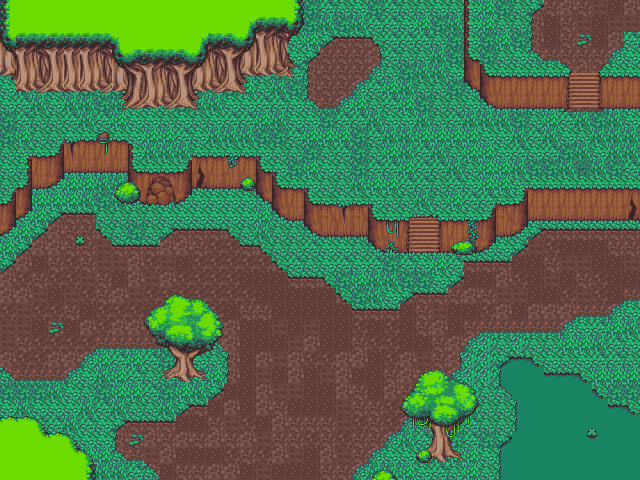

The image is a tile-based game level rendered from a .tmx file. Its description and source (layers, tilesets, objects; grid data summarised) follow:
An orthogonal 40x30 tile map with 16x16 px tiles, 6 tile layers (background, path, lagoon, trees, ...).

<map version="1.9" tiledversion="1.9.2" orientation="orthogonal" renderorder="right-down" width="40" height="30" tilewidth="16" tileheight="16" infinite="0" nextlayerid="7" nextobjectid="1">
 <tileset firstgid="1" source="tf_jungle_tileset.tsx" />
 <layer id="1" name="background" width="40" height="30" locked="1">
  <data>[1200 cells, 1200 non-empty, 72 distinct tile ids]</data>
 </layer>
 <layer id="5" name="path" width="40" height="30" locked="1">
  <data>[1200 cells, 388 non-empty, 16 distinct tile ids]</data>
 </layer>
 <layer id="4" name="lagoon" width="40" height="30" locked="1">
  <data>[1200 cells, 72 non-empty, 15 distinct tile ids]</data>
 </layer>
 <layer id="2" name="trees" width="40" height="30" locked="1">
  <data>[1200 cells, 194 non-empty, 93 distinct tile ids]</data>
 </layer>
 <layer id="3" name="bushes" width="40" height="30" locked="1">
  <data>[1200 cells, 17 non-empty, 12 distinct tile ids]</data>
 </layer>
 <layer id="6" name="foreground" width="40" height="30">
  <data>[1200 cells, 30 non-empty, 30 distinct tile ids]</data>
 </layer>
</map>
